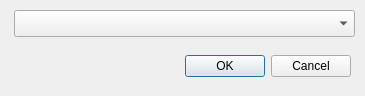
<?xml version="1.0" encoding="UTF-8"?>
<ui version="4.0">
 <class>SelectCurrentVolumeDialog</class>
 <widget class="QDialog" name="SelectCurrentVolumeDialog">
  <property name="geometry">
   <rect>
    <x>0</x>
    <y>0</y>
    <width>365</width>
    <height>96</height>
   </rect>
  </property>
  <property name="windowTitle">
   <string>Close Data</string>
  </property>
  <widget class="QDialogButtonBox" name="buttonBox">
   <property name="geometry">
    <rect>
     <x>30</x>
     <y>50</y>
     <width>321</width>
     <height>32</height>
    </rect>
   </property>
   <property name="orientation">
    <enum>Qt::Horizontal</enum>
   </property>
   <property name="standardButtons">
    <set>QDialogButtonBox::Cancel|QDialogButtonBox::Ok</set>
   </property>
  </widget>
  <widget class="QComboBox" name="VolumeList">
   <property name="geometry">
    <rect>
     <x>14</x>
     <y>10</y>
     <width>341</width>
     <height>27</height>
    </rect>
   </property>
  </widget>
 </widget>
 <resources/>
 <connections>
  <connection>
   <sender>buttonBox</sender>
   <signal>accepted()</signal>
   <receiver>SelectCurrentVolumeDialog</receiver>
   <slot>accept()</slot>
   <hints>
    <hint type="sourcelabel">
     <x>248</x>
     <y>254</y>
    </hint>
    <hint type="destinationlabel">
     <x>157</x>
     <y>274</y>
    </hint>
   </hints>
  </connection>
  <connection>
   <sender>buttonBox</sender>
   <signal>rejected()</signal>
   <receiver>SelectCurrentVolumeDialog</receiver>
   <slot>reject()</slot>
   <hints>
    <hint type="sourcelabel">
     <x>316</x>
     <y>260</y>
    </hint>
    <hint type="destinationlabel">
     <x>286</x>
     <y>274</y>
    </hint>
   </hints>
  </connection>
 </connections>
</ui>
